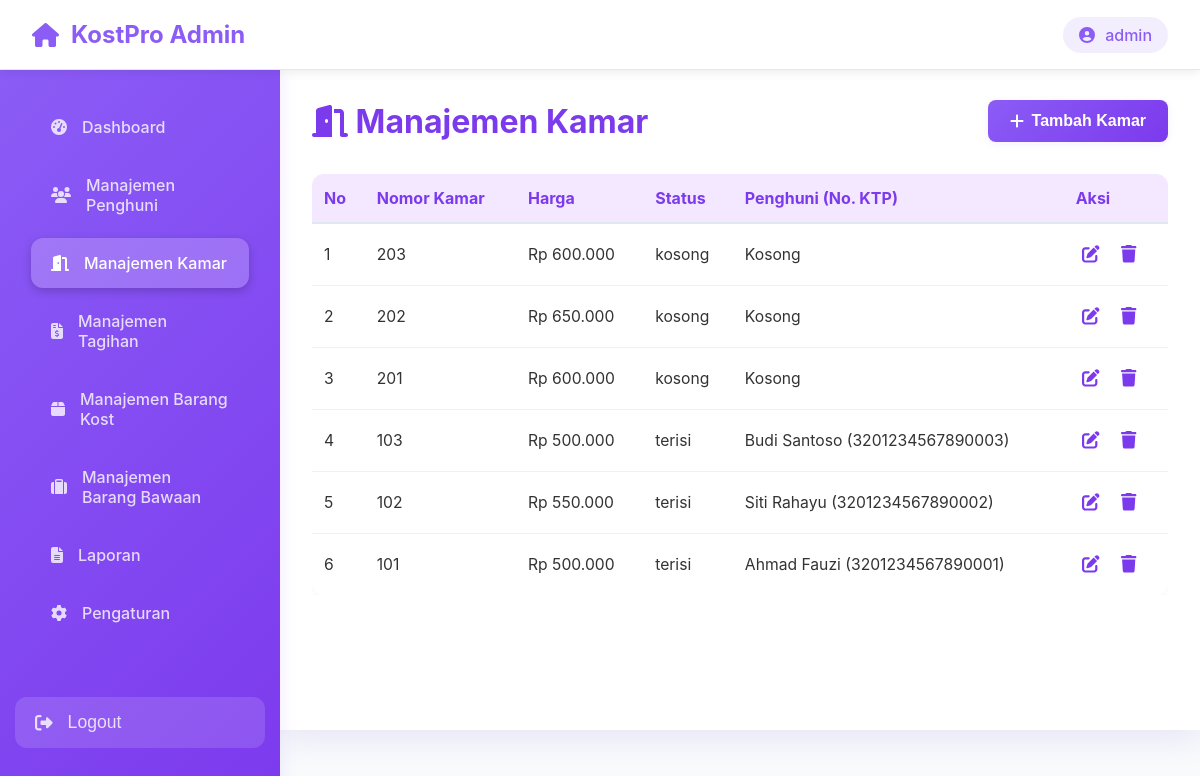
The app's page /manajemen_kamar.php (signed in) with its own data.
### tables this page shows
CREATE TABLE tb_kamar (
    id INT AUTO_INCREMENT PRIMARY KEY,
    nomor VARCHAR(10) UNIQUE NOT NULL,
    harga DECIMAL(10,2) NOT NULL,
    status ENUM('kosong', 'terisi') DEFAULT 'kosong',
    created_at TIMESTAMP DEFAULT CURRENT_TIMESTAMP,
    updated_at TIMESTAMP DEFAULT CURRENT_TIMESTAMP ON UPDATE CURRENT_TIMESTAMP
);

### manajemen_kamar.php (the view, shortened to what this page needs)
<?php
$conn = getConnection();
$sql = 'SELECT k.*, (
    SELECT COUNT(*) FROM tb_kmr_penghuni kp WHERE kp.id_kamar = k.id AND (kp.tgl_keluar IS NULL OR kp.tgl_keluar = "")
) AS jumlah_penghuni,
(
    SELECT GROUP_CONCAT(CONCAT(p.nama, " (", p.no_ktp, ")") SEPARATOR ", ")
    FROM tb_kmr_penghuni kp
    JOIN tb_penghuni p ON kp.id_penghuni = p.id
    WHERE kp.id_kamar = k.id AND (kp.tgl_keluar IS NULL OR kp.tgl_keluar = "")
) AS daftar_penghuni
FROM tb_kamar k ORDER BY k.id DESC';
$kamar = $conn->query($sql)->fetchAll(PDO::FETCH_ASSOC);
?>
<!DOCTYPE html>
<html lang="id">
<head>
    <link href="https://cdnjs.cloudflare.com/ajax/libs/font-awesome/6.0.0/css/all.min.css" rel="stylesheet">
    <link rel="stylesheet" href="https://cdnjs.cloudflare.com/ajax/libs/font-awesome/6.4.0/css/all.min.css">
</head>
<body>
    <div class="navbar">
        <div class="navbar-brand">
            <i class="fas fa-home"></i>
            <span>KostPro Admin</span>
        </div>
        <div class="navbar-user">
            <div class="user-info">
                <i class="fas fa-user-circle"></i>
                <span><?php echo htmlspecialchars($_SESSION['username']); ?></span>
            </div>
        </div>
    </div>
    <div class="sidebar" id="sidebar">
        <ul class="sidebar-menu">
            <li><a href="dashboard.php"><i class="fas fa-tachometer-alt"></i> <span>Dashboard</span></a></li>
            <li><a href="manajemen_penghuni.php"><i class="fas fa-users"></i> <span>Manajemen Penghuni</span></a></li>
            <li><a href="manajemen_kamar.php" class="active"><i class="fas fa-door-open"></i> <span>Manajemen Kamar</span></a></li>
            <li><a href="manajemen_tagihan.php"><i class="fas fa-file-invoice-dollar"></i> <span>Manajemen Tagihan</span></a></li>
            <li><a href="manajemen_barang.php"><i class="fas fa-box"></i> <span>Manajemen Barang Kost</span></a></li>
            <li><a href="manajemen_barang_bawaan.php"><i class="fas fa-suitcase"></i> <span>Manajemen Barang Bawaan</span></a></li>
            <li><a href="laporan.php" <?php if(basename($_SERVER['PHP_SELF'])=='laporan.php') echo 'class="active"'; ?>><i class="fas fa-file-alt"></i> <span>Laporan</span></a></li>
            <li><a href="#"><i class="fas fa-cog"></i> <span>Pengaturan</span></a></li>
        </ul>
        <form action="logout.php" method="post" class="sidebar-logout-form">
            <button type="submit" class="logout-btn">
                <i class="fa-solid fa-right-from-bracket"></i> <span>Logout</span>
            </button>
        </form>
    </div>
    <div class="main-content">
        <div class="header-row">
            <h1><i class="fas fa-door-open"></i> Manajemen Kamar</h1>
            <button id="btnTambahKamar" class="add-btn"><i class="fas fa-plus"></i> Tambah Kamar</button>
        </div>
        <div style="overflow-x:auto;">
        <table>
            <thead>
                <tr>
                    <th>No</th>
                    <th>Nomor Kamar</th>
                    <th>Harga</th>
                    <th>Status</th>
                    <th>Penghuni (No. KTP)</th>
                    <th>Aksi</th>
                </tr>
            </thead>
            <tbody>
            <?php $no=1; foreach ($kamar as $row): ?>
                <tr>
                    <td><?= $no++ ?></td>
                    <td><?= htmlspecialchars($row['nomor']) ?></td>
                    <td>Rp <?= number_format($row['harga'],0,',','.') ?></td>
                    <td><?= ($row['jumlah_penghuni'] >= 1 ? 'terisi' : 'kosong') ?></td>
                    <td><?= $row['daftar_penghuni'] ? htmlspecialchars($row['daftar_penghuni']) : 'Kosong' ?></td>
                    <td class="aksi">
                        <button class="aksi-btn edit-btn" title="Edit"
                            data-id="<?= $row['id'] ?>"
                            data-nomor="<?= htmlspecialchars($row['nomor']) ?>"
                            data-harga="<?= $row['harga'] ?>"
                            data-status="<?= htmlspecialchars($row['status']) ?>"
                            data-penghuni="<?= htmlspecialchars($row['daftar_penghuni'] ?? '') ?>">
                            <i class="fas fa-edit"></i>
                        </button>
                        <button class="aksi-btn hapus-btn" title="Hapus" data-id="<?= $row['id'] ?>"><i class="fas fa-trash"></i></button>
                    </td>
                </tr>
            <?php endforeach; ?>
            </tbody>
        </table>
        </div>
    </div>
</body>
</html>

### manajemen_kamar.php (style rules this page uses)
* { margin: 0; padding: 0; box-sizing: border-box; }
body { background: #f8fafc; font-family: 'Inter', 'Segoe UI', Tahoma, Geneva, Verdana, sans-serif; }
.navbar { width: 100%; height: 70px; background: white; border-bottom: 1px solid #e2e8f0; display: flex; align-items: center; justify-content: space-between; padding: 0 2rem; z-index: 1000; box-shadow: 0 2px 10px rgba(0, 0, 0, 0.08); position: fixed; top: 0; left: 0; }
.navbar-brand { display: flex; align-items: center; gap: 12px; font-size: 1.5rem; font-weight: 700; color: #8b5cf6; }
.navbar-user { display: flex; align-items: center; gap: 15px; }
.user-info { display: flex; align-items: center; gap: 10px; padding: 8px 16px; background: rgba(139, 92, 246, 0.1); border-radius: 25px; font-weight: 500; color: #8b5cf6; }
.logout-btn { display: flex; align-items: center; gap: 10px; background: linear-gradient(90deg, #ff6a5b, #ff9472); color: #fff; border: none; border-radius: 30px; padding: 14px 32px; font-size: 1.1rem; font-weight: 600; cursor: pointer; box-shadow: 0 4px 16px rgba(0,0,0,0.08); transition: background 0.2s, box-shadow 0.2s, transform 0.1s; }
.sidebar { position: fixed; top: 70px; left: 0; width: 280px; height: calc(100vh - 70px); background: linear-gradient(135deg, #8b5cf6 0%, #7c3aed 100%); color: #fff; padding: 2rem 0; overflow-y: auto; z-index: 999; box-shadow: 2px 0 15px rgba(139, 92, 246, 0.1); display: flex; flex-direction: column; }
.sidebar-menu { list-style: none; padding: 0 1rem; flex: 1 1 auto; }
.sidebar-menu li { margin-bottom: 0.5rem; }
.sidebar-menu a { display: flex; align-items: center; gap: 15px; padding: 15px 20px; color: rgba(255, 255, 255, 0.8); text-decoration: none; border-radius: 12px; margin: 0 15px; transition: all 0.3s ease; font-weight: 500; position: relative; }
.sidebar-menu a.active { background: rgba(255, 255, 255, 0.2); color: #fff; box-shadow: 0 3px 10px rgba(0, 0, 0, 0.2); }
.sidebar-logout-form { margin: 0 15px 20px 15px; }
.logout-btn { width: 100%; display: flex; align-items: center; gap: 15px; padding: 15px 20px; color: rgba(255,255,255,0.8); background: rgba(255,255,255,0.13); border: none; border-radius: 12px; font-size: 1.1rem; font-weight: 500; cursor: pointer; transition: all 0.3s ease; box-shadow: none; text-align: left; }
.main-content { margin-left: 280px; padding: 100px 2rem 2rem 2rem; min-height: calc(100vh - 70px); background: #fff; border-radius: 32px 0 0 0; box-shadow: 0 8px 32px rgba(80, 36, 180, 0.10); transition: margin-left 0.2s, padding 0.2s, background 0.2s; }
.header-row { display: flex; justify-content: space-between; align-items: center; margin-bottom: 2rem; }
.header-row h1 { font-size: 2rem; color: #7c3aed; margin: 0; }
.add-btn { background: linear-gradient(135deg, #8b5cf6, #7c3aed); color: #fff; border: none; border-radius: 8px; padding: 12px 22px; font-size: 1rem; font-weight: 600; cursor: pointer; display: flex; align-items: center; gap: 8px; box-shadow: 0 2px 8px rgba(124, 51, 234, 0.08); transition: background 0.2s, box-shadow 0.2s; }
table { width: 100%; border-collapse: collapse; background: #fff; border-radius: 12px; overflow: hidden; box-shadow: 0 2px 8px rgba(0,0,0,0.03); }
th, td { padding: 14px 12px; text-align: left; }
th { background: #f3e8ff; color: #7c3aed; font-size: 1rem; font-weight: 700; border-bottom: 2px solid #e2e8f0; }
tr { border-bottom: 1px solid #f1f1f1; }
tr:last-child { border-bottom: none; }
td { font-size: 0.98rem; color: #333; }
.aksi { display: flex; gap: 10px; }
.aksi-btn { border: none; background: none; cursor: pointer; color: #7c3aed; font-size: 1.1rem; padding: 6px; border-radius: 6px; transition: background 0.2s, color 0.2s; }

### records on screen
tb_kamar: nomor "203", harga "600.000", shows "kosong", shows "Kosong"
tb_kamar: nomor "202", harga "650.000", shows "kosong", shows "Kosong"
tb_kamar: nomor "201", harga "600.000", shows "kosong", shows "Kosong"
tb_kamar: nomor "103", harga "500.000", shows "terisi", daftar_penghuni "Budi Santoso (3201234567890003)"
tb_kamar: nomor "102", harga "550.000", shows "terisi", daftar_penghuni "Siti Rahayu (3201234567890002)"
tb_kamar: nomor "101", harga "500.000", shows "terisi", daftar_penghuni "Ahmad Fauzi (3201234567890001)"

### other values on screen
$_SESSION['username'] "admin"
